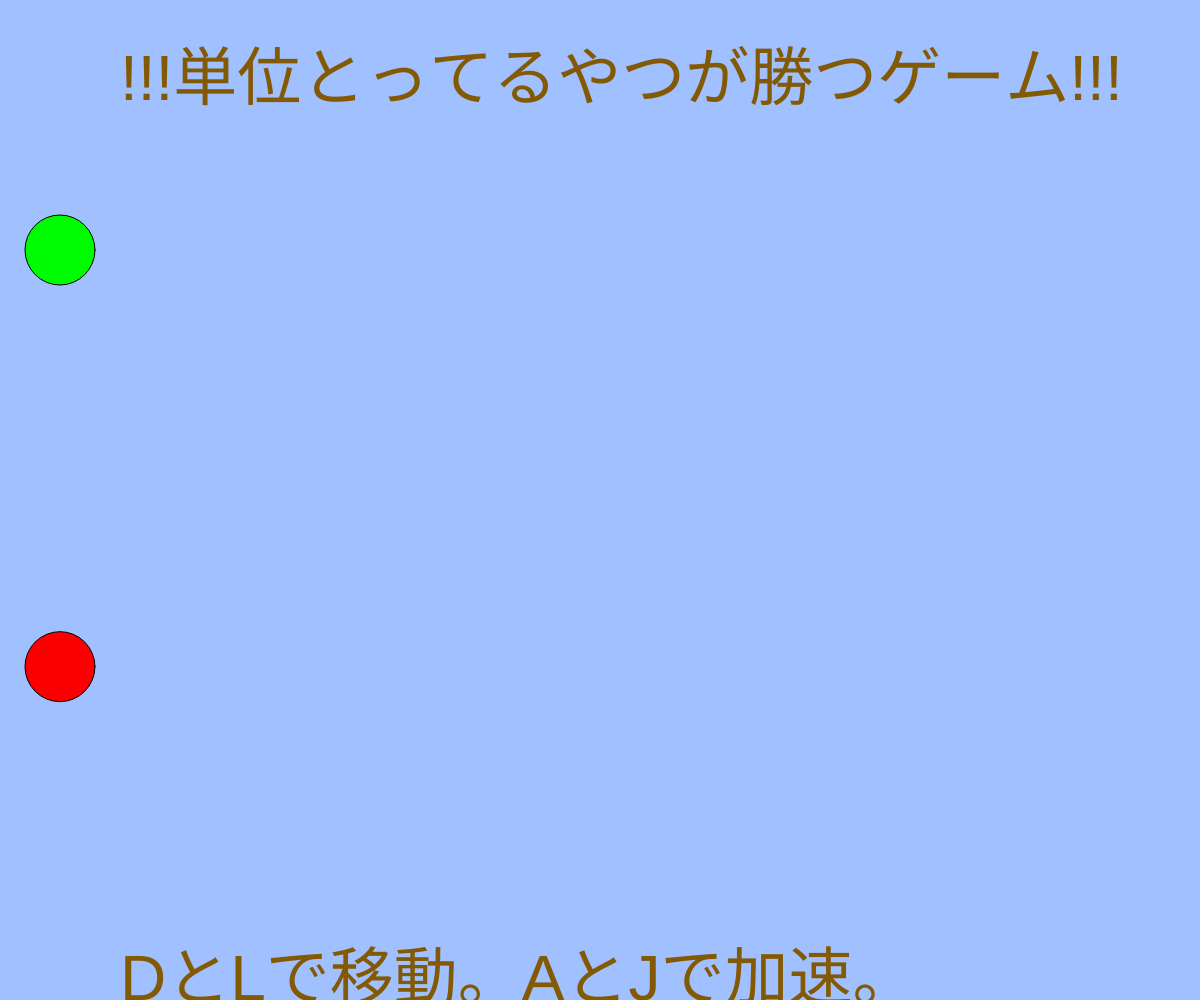
Frame 1 (no input)
Frame 60 (no input): identical to frame 1, image omitted
Frame 120 (the mouse pressed at the canvas centre since frame 60): identical to frame 1, image omitted

The p5.js sketch that drew this single still picture (run headless with seeded random() and noise() and a simulated clock; from frame 60 on, the mouse is pressed at the canvas centre):

// p5.js sketch
// ── sketch.js
// 最終課題を制作しよう
//ボールxyの定義
let x1, y1,x2,y2;
 // 単位を加えていく
 let taniA = [];
 taniA.push(8) //基礎教養
 taniA.push(8) //総合教養
 taniA.push(6) //外語
 taniA.push(2) //情報科目
 taniA.push(2) //健スポ
 taniA.push(24) //学部専門
 taniA.push(6) //GSP
 taniA.push(12) //学科専門

let taniB = [];
 taniB.push(8) //基礎教養
 taniB.push(8) //総合教養
 taniB.push(6) //外語
 taniB.push(2) //情報科目
 taniB.push(2) //健スポ
 taniB.push(10) //学部専門
 taniB.push(0) //GSP
 taniB.push(6) //学科専門

// それぞれの配列の合計を計算しておく
let totalA = 0;
for(let i = 0; i < taniA.length; i++){ totalA += taniA[i]; }
let totalB = 0;
for(let j = 0; j < taniB.length; j++){totalB += taniB[j];}

function setup(){
  createCanvas(windowWidth, windowHeight);
  x1 = width / 20;
  y1 = height / 4;
  x2 = width / 20;
  y2 = height / 1.5;
  //ボールのx,yの初期配置
}
 
 //ボールの描写とキーボード操作
  function draw(){
    background(160, 192, 255);
    fill(0,252,0);
    ellipse(x1, y1, 70);
    fill(252,0,0);
    ellipse(x2, y2, 70);
    if(keyIsDown("D".charCodeAt(0))){ x1 += 5; }
    if(keyIsDown("L".charCodeAt(0))){ x2 += 5; }
    if(keyIsDown("A".charCodeAt(0))){ x1+= totalA / 10; } // Aボールの加速
    if(keyIsDown("J".charCodeAt(0))){ x2+= totalB / 10; } // Bボールの加速
    drawText();//drawtext関数の呼び出し
//文字の描写
function drawText(){
  fill(132,89,4);
  textSize(64);
  text("!!!単位とってるやつが勝つゲーム!!!", width / 10, height/10 );
  text("DとLで移動。AとJで加速。",width /10,height);

 }
}
